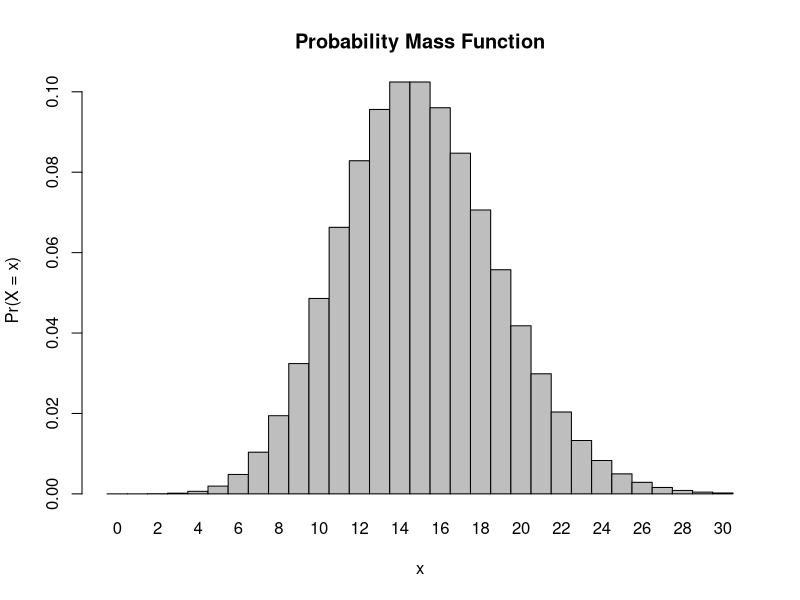
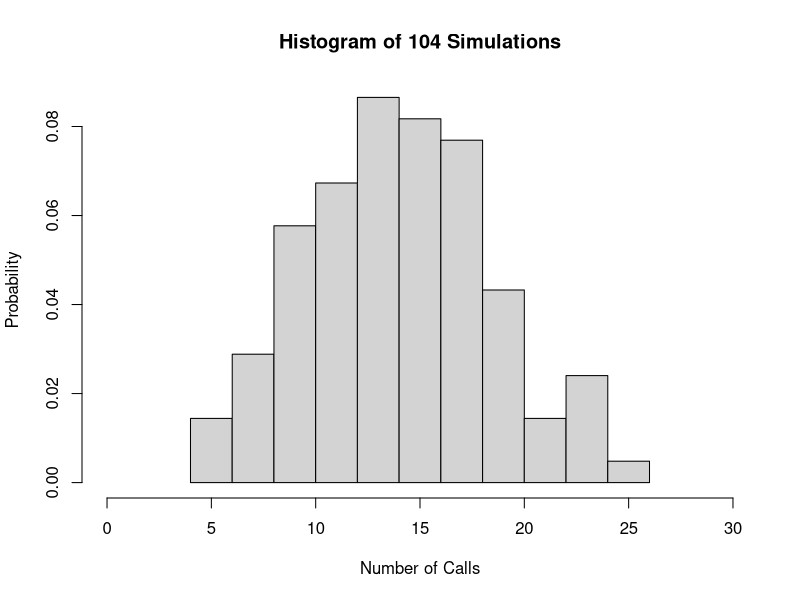

Here is the R script that generated these plots, in order:
## ---- chunk 1
ppois(8, lambda = 15, lower=FALSE) #Find the upper tail for more than 8 calls in a session
## ---- chunk 2
dpois(0, lambda = 15) #Test for 0 calls in a session
## ---- chunk 3
dpois(3, lambda = 15) #Find chance of hearing exactly 3 calls.
## ---- chunk 4
x <- 0:30 #set range of 0 to 30.
l = 15 #Make l our lambda value of 15 calls
probset<-dpois(x=x,lambda=l) #Set probability with our range and lambda values
barplot(probset,names.arg=x,space=0,xlab="x",ylab="Pr(X = x)",main="Probability Mass Function") #Create barplot of the probability mass function as done in Module 8. 
## ---- chunk 5
rpois(104,15) #Set-up a simulation for 104 results for our lambda value of 15
## ---- chunk 6
x <- rpois(104,15) #Create a vector that is our simulation from above 
hist(x, xlim = c(0,30), main = "Histogram of 104 Simulations", xlab = "Number of Calls", ylab = "Probability", probability = TRUE) #Create histogram with simulation with range from 0 to 30.
